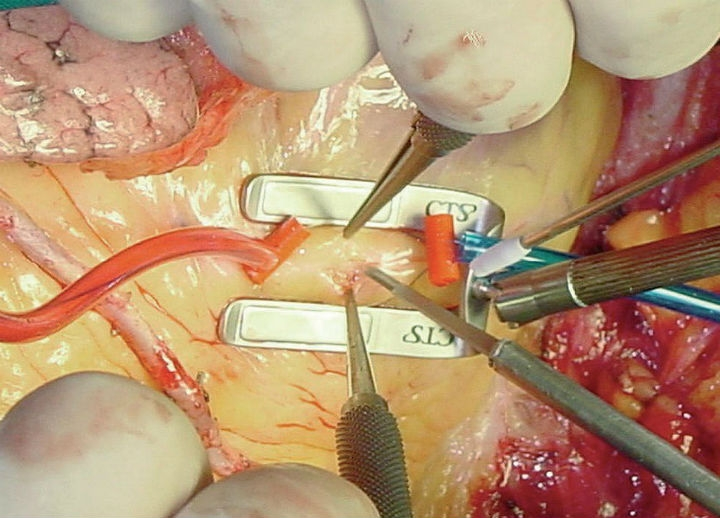
#> input picture HW5_DIP/surgery.jpeg, 720 x 518 px
$ python 3.py
#> lines starting #> are read from the running program, lines starting #| are printed output that depends on the picture; after the words box and inside, x2 and y2 are one past the last pixel; in counts of white or black regions, pixels touching at a corner belong together
import numpy as np
import cv2 as cv
import matplotlib.pyplot as plt

#read images
surgery = cv.imread("surgery.jpeg")
#> surgery is the input picture: shape (518, 720, 3); mean B, G, R 112.7, 146.6, 182
cells = cv.imread("redcell.jpeg")
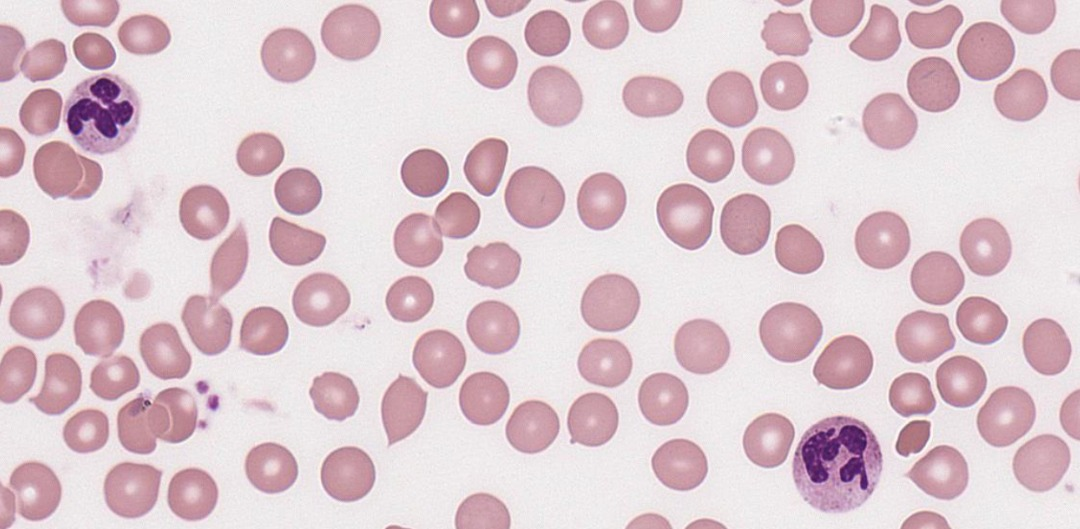
#> input picture HW5_DIP/redcell.jpeg, 1080 x 529 px
#> cells is the input picture: shape (529, 1080, 3); mean B, G, R 207.8, 201.3, 222.1
#convert color to gray and remove noise(smothing)
cells_gray = cv.cvtColor(cells,cv.COLOR_BGR2GRAY)
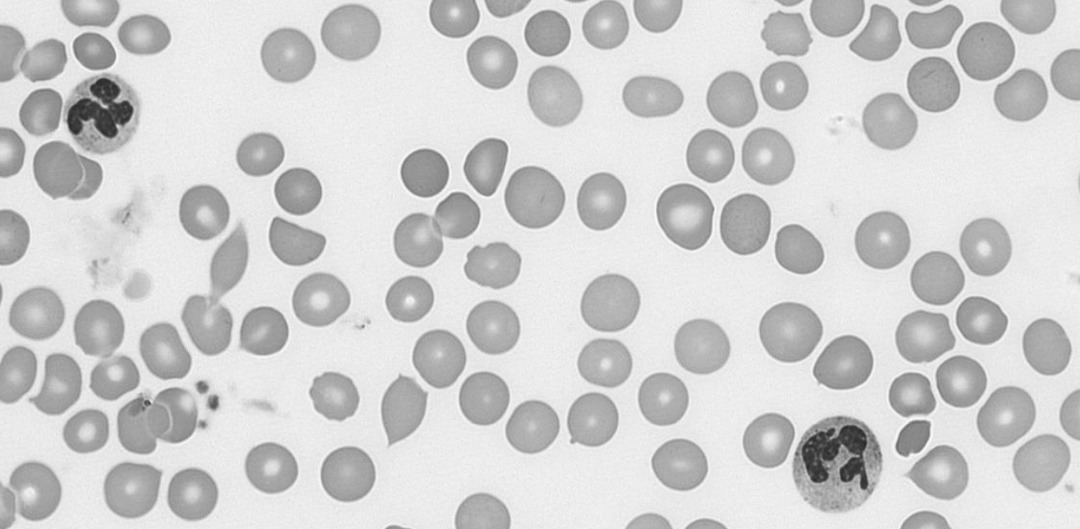
#> cells_gray: shape (529, 1080); min 40, max 252, mean 208.2
cells_gray = cv.medianBlur(cells_gray,5)
surgery_gray = cv.cvtColor(surgery, cv.COLOR_BGR2GRAY)
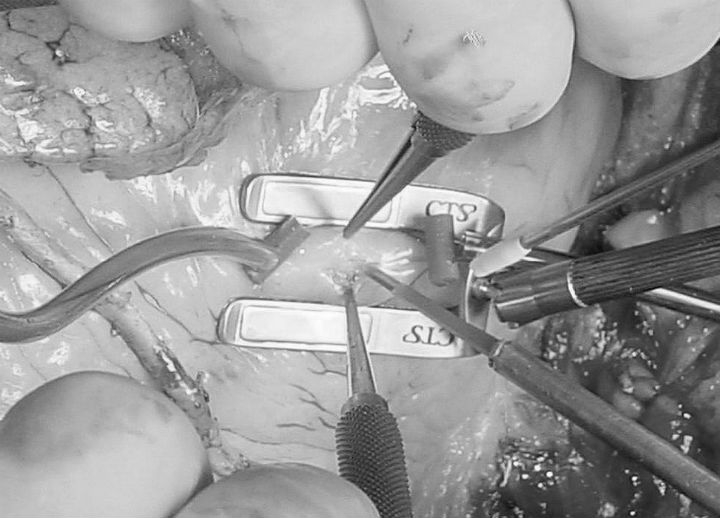
#> surgery_gray: shape (518, 720); min 6, max 254, mean 153.3
surgery_gray = cv.GaussianBlur(surgery_gray,(7,7),2)
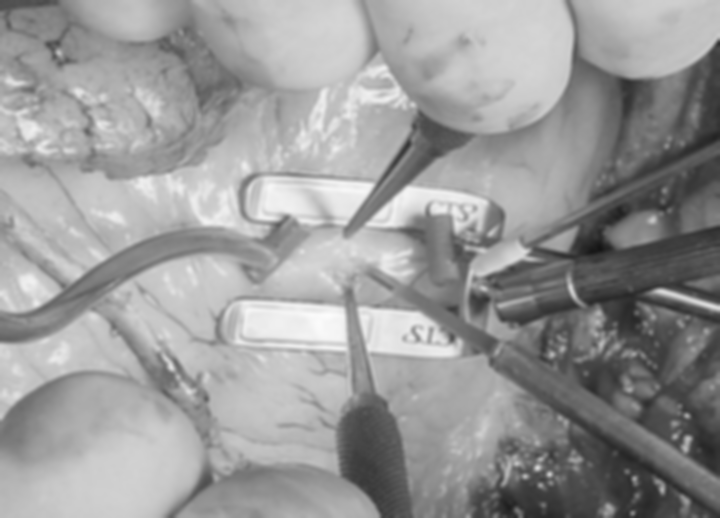
#> surgery_gray: shape (518, 720); min 20, max 252, mean 153.3
#using canny in order to edge detection
edges=cv.Canny(surgery_gray,50,120)
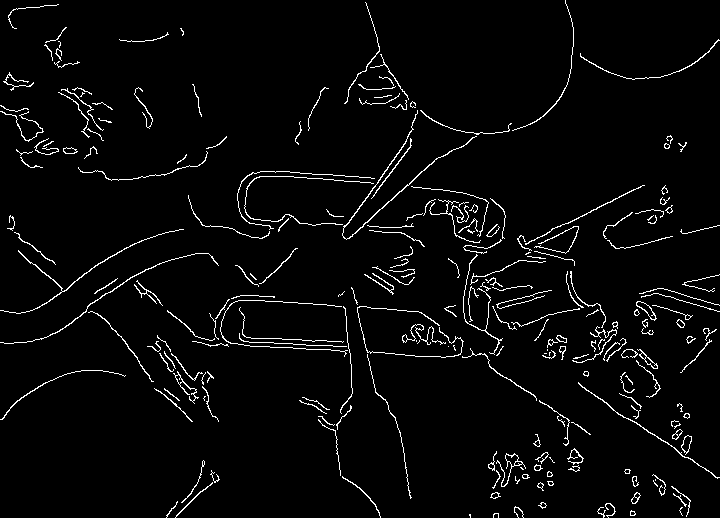
#> edges: shape (518, 720); 3.5% white in thin lines or dots
#using hough transform for line detection
lines = cv.HoughLinesP(edges, 1, np.pi/180, 85, minLineLength=50, maxLineGap=20)
#> lines = 20 rows, first 6: [250, 346, 404, 354], [348, 238, 438, 157], [256, 300, 418, 311], [205, 339, 366, 348], [445, 308, 499, 340], [632, 420, 717, 477]

#draw line on the image
for line in lines:
    x1, y1, x2, y2 = line[0]
    cv.line(surgery, (x1, y1), (x2, y2), (50, 0, 0), 2)
#> this loop made 20 passes
#> (x1, y1, x2, y2) on passes 1 to 12: (250, 346, 404, 354), (348, 238, 438, 157), (256, 300, 418, 311), (205, 339, 366, 348), (445, 308, 499, 340), (632, 420, 717, 477), (282, 176, 382, 184), (432, 327, 590, 434), (521, 246, 642, 185), (587, 354, 648, 357), (282, 339, 364, 342), (647, 291, 719, 311)
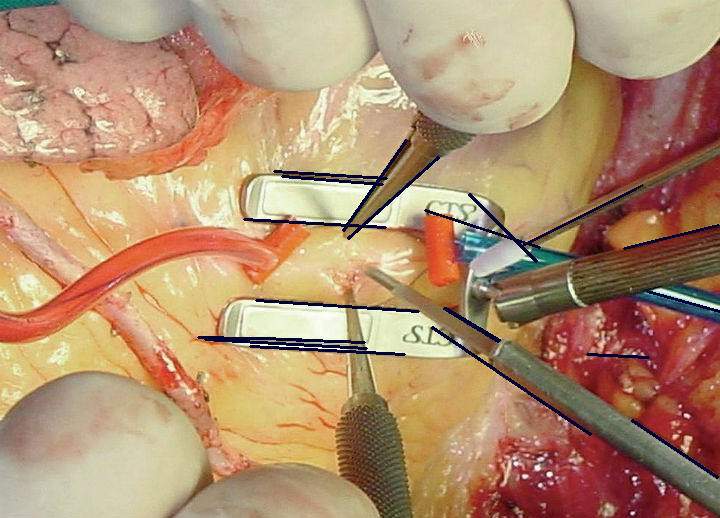
#> surgery: shape (518, 720, 3); 1.79% of pixels changed, all inside (x1, y1, x2, y2) = (197, 139, 720, 479)
# show image
plt.figure()
surgery = cv.cvtColor(surgery, cv.COLOR_BGR2RGB)
plt.imshow(surgery)
plt.axis(False)
plt.title("Recognize medical instrunments")
plt.show()
# using hough transformation in order to identify cells
circles = cv.HoughCircles(cells_gray, cv.HOUGH_GRADIENT, 1, cells.shape[0]/11, param1=250, param2=13, minRadius=0, maxRadius=45)
#> circles = 92 rows, first 8: [985.5, 50.5, 28.5], [424.5, 172.5, 24.5], [936.5, 277.5, 26.8], [320.5, 300.5, 28.4], [191.5, 493.5, 26], [263.5, 330.5, 24.6], [297.5, 190.5, 23.3], [610.5, 302.5, 28.8]

# Draw detected circles
if circles is not None:
    #radius should be integer
    circles = np.uint16(np.around(circles))
#> circles = 92 rows, first 8: [986, 50, 28], [424, 172, 24], [936, 278, 27], [320, 300, 28], [192, 494, 26], [264, 330, 25], [298, 190, 23], [610, 302, 29]
    #detect white or red cell
    for i in circles[0, :]:
        # Draw circle
        if i[2]>40:
            cv.circle(cells, (i[0], i[1]), i[2], (0, 0, 0), 2)
        else:
            cv.circle(cells, (i[0], i[1]), i[2], (200, 0, 255), 2)
#> this loop made 92 passes
#> i on passes 1 to 12: [986, 50, 28], [424, 172, 24], [936, 278, 27], [320, 300, 28], [192, 494, 26], [264, 330, 25], [298, 190, 23], [610, 302, 29], [288, 56, 27], [492, 328, 27], [784, 86, 24], [270, 468, 25]
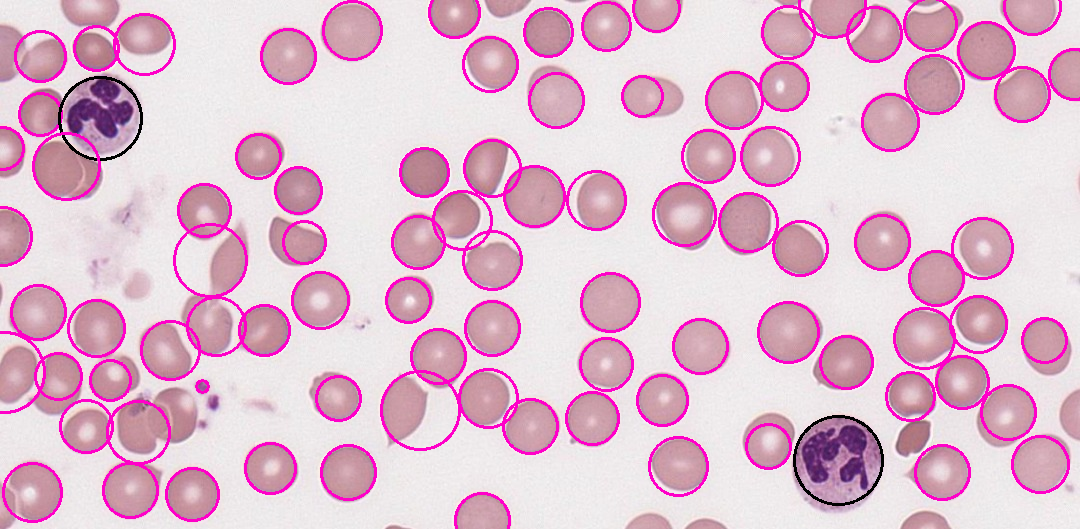
#> cells: shape (529, 1080, 3); 7.8% of pixels changed, all inside (x1, y1, x2, y2) = (0, 0, 1080, 529)

#show image with detected cells
plt.figure()
cells = cv.cvtColor(cells, cv.COLOR_BGR2RGB)
plt.imshow(cells)
plt.axis(False)
plt.title("determine white cell with black color and red cell with purple")
plt.show()
